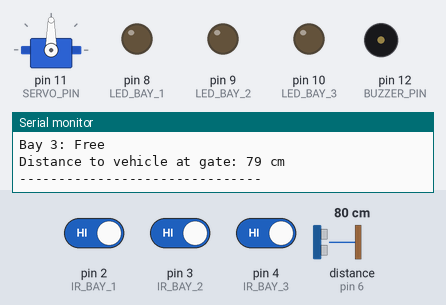
Simulated run of this sketch. Board: Arduino Uno, built with avr-gcc and run on an emulated ATmega328P. On the bench: servo, output pins drawn as LEDs (lit = HIGH), buzzer (waves = sounding, pin HIGH), the last lines printed to the serial monitor. Wiring (inferred from the names in the program): ultrasonic range finder: trigger pin 5; echo pin 6. The test bench sets the inputs (shaded band); at power-on: distance to the obstacle (sensor on pin 6) 80 cm, pin 2 (IR_BAY_1) HIGH, pin 3 (IR_BAY_2) HIGH, pin 4 (IR_BAY_3) HIGH. The echo pulse lasts 58.3 µs per cm; pins used as bus, display or sensor lines are not drawn.

Above: at 1.4 s.
1.5 s: distance to the obstacle (sensor on pin 6) set to 33 cm
3.0 s: distance to the obstacle (sensor on pin 6) set to 27 cm
At 4.6 s:
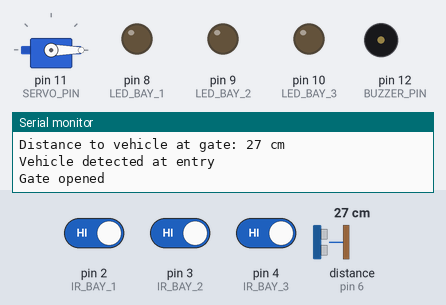
4.9 s: pin 2 (IR_BAY_1) driven LOW
At 7.92 s:
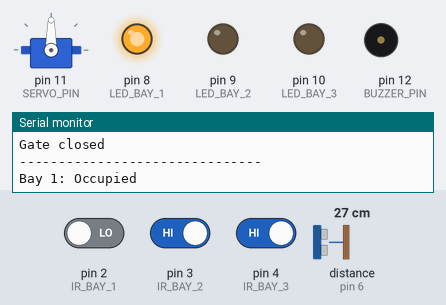
8.0 s: pin 3 (IR_BAY_2) driven LOW and pin 4 (IR_BAY_3) driven LOW
11.1 s: pin 3 (IR_BAY_2) driven HIGH
At 13.4 s:
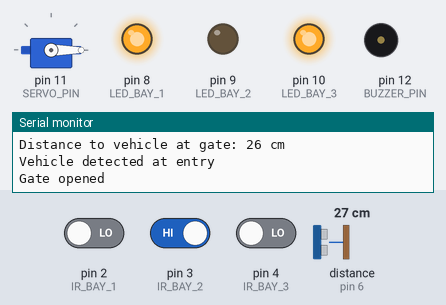
14.0 s: pin 3 (IR_BAY_2) driven LOW
At 17.13 s:
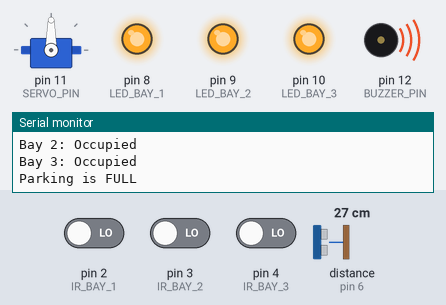
Timing chart, 0 to 18.1 s (numbered marks = the images above; inputs shaded):
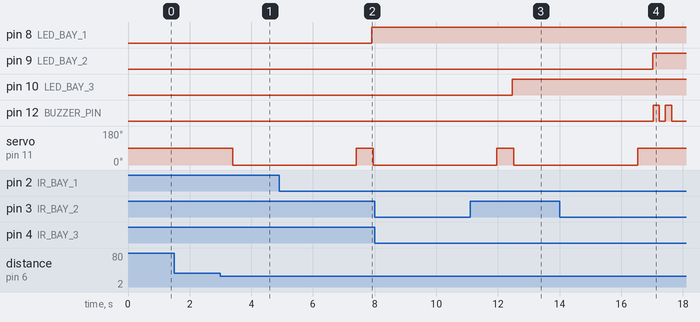

Measured:
- the behaviour switches between 31 and 30 cm on distance to the obstacle (sensor on pin 6) (found by bisection; images 0 and 1)
- after the input at 3.0 s, servo on pin 11 (SERVO_PIN): 90° → 0° after 0.40 s
- after the input at 4.9 s, pin 8 (LED_BAY_1): LOW → HIGH after 3.0 s
- after the input at 11.1 s, pin 9 (LED_BAY_2): stays LOW (without the input it goes to HIGH after 1.4 s); pin 12 (BUZZER_PIN): stops changing and stays LOW
- after the input at 14.0 s, pin 9 (LED_BAY_2): LOW → HIGH after 3.0 s; pin 12 (BUZZER_PIN): alternates HIGH for 0.20 s and LOW for 0.20 s, starting after 3.0 s; servo on pin 11 (SERVO_PIN): goes on until 16.5 s, then stays 90°

The sketch:

parking_bay_monitoring_system.ino
```cpp
#include <Servo.h>

// ==========================
// Parking Bay Monitoring System
// ==========================
// 3 IR sensors, 3 LEDs, 1 ultrasonic sensor, 1 servo motor, 1 buzzer

// IR sensor pins
const int IR_BAY_1 = 2;
const int IR_BAY_2 = 3;
const int IR_BAY_3 = 4;

// LED pins (one LED per bay)
const int LED_BAY_1 = 8;
const int LED_BAY_2 = 9;
const int LED_BAY_3 = 10;

// Ultrasonic sensor pins
const int TRIG_PIN = 5;
const int ECHO_PIN = 6;

// Servo and buzzer pins
const int SERVO_PIN = 11;
const int BUZZER_PIN = 12;

// Servo angles
const int SERVO_CLOSED_ANGLE = 90;
const int SERVO_OPEN_ANGLE = 0;

// Timing settings
const unsigned long GATE_OPEN_TIME = 4000;   // 4 seconds
const unsigned long BUZZER_BLIP_TIME = 300;  // 300 ms
const int ULTRASONIC_DISTANCE_THRESHOLD = 30; // cm

Servo gateServo;

bool isBayOccupied(int irPin) {
  // IR sensor usually LOW when object is detected
  return digitalRead(irPin) == LOW;
}

int readDistanceCm() {
  digitalWrite(TRIG_PIN, LOW);
  delayMicroseconds(2);
  digitalWrite(TRIG_PIN, HIGH);
  delayMicroseconds(10);
  digitalWrite(TRIG_PIN, LOW);

  long duration = pulseIn(ECHO_PIN, HIGH, 25000); // 25 ms timeout
  if (duration == 0) {
    return 999; // no reading
  }

  float distance = duration * 0.0343 / 2.0;
  return (int)distance;
}

void updateBayStatus(int irPin, int ledPin, const char* bayName) {
  bool occupied = isBayOccupied(irPin);
  digitalWrite(ledPin, occupied ? HIGH : LOW);

  if (occupied) {
    Serial.print(bayName);
    Serial.println(" is occupied");
  } else {
    Serial.print(bayName);
    Serial.println(" is free");
  }
}

void openGate() {
  gateServo.write(SERVO_OPEN_ANGLE);
  Serial.println("Gate opened");
}

void closeGate() {
  gateServo.write(SERVO_CLOSED_ANGLE);
  Serial.println("Gate closed");
}

void beepBuzzer(int durationMs) {
  digitalWrite(BUZZER_PIN, HIGH);
  delay(durationMs);
  digitalWrite(BUZZER_PIN, LOW);
}

void setup() {
  Serial.begin(9600);

  pinMode(IR_BAY_1, INPUT);
  pinMode(IR_BAY_2, INPUT);
  pinMode(IR_BAY_3, INPUT);

  pinMode(LED_BAY_1, OUTPUT);
  pinMode(LED_BAY_2, OUTPUT);
  pinMode(LED_BAY_3, OUTPUT);

  pinMode(TRIG_PIN, OUTPUT);
  pinMode(ECHO_PIN, INPUT);
  pinMode(BUZZER_PIN, OUTPUT);

  gateServo.attach(SERVO_PIN);
  closeGate();

  Serial.println("Parking Bay Monitoring System Started");
  Serial.println("-------------------------------");
}

void loop() {
  bool bay1Occupied = isBayOccupied(IR_BAY_1);
  bool bay2Occupied = isBayOccupied(IR_BAY_2);
  bool bay3Occupied = isBayOccupied(IR_BAY_3);

  // Update LED indicators
  digitalWrite(LED_BAY_1, bay1Occupied ? HIGH : LOW);
  digitalWrite(LED_BAY_2, bay2Occupied ? HIGH : LOW);
  digitalWrite(LED_BAY_3, bay3Occupied ? HIGH : LOW);

  // Check overall parking status
  bool parkingFull = bay1Occupied && bay2Occupied && bay3Occupied;

  Serial.print("Bay 1: "); Serial.println(bay1Occupied ? "Occupied" : "Free");
  Serial.print("Bay 2: "); Serial.println(bay2Occupied ? "Occupied" : "Free");
  Serial.print("Bay 3: "); Serial.println(bay3Occupied ? "Occupied" : "Free");

  if (parkingFull) {
    Serial.println("Parking is FULL");
    beepBuzzer(200);
    delay(200);
    beepBuzzer(200);
    Serial.println("Barrier remains closed");
    closeGate();
  } else {
    int distance = readDistanceCm();
    Serial.print("Distance to vehicle at gate: ");
    Serial.print(distance);
    Serial.println(" cm");

    if (distance < ULTRASONIC_DISTANCE_THRESHOLD) {
      Serial.println("Vehicle detected at entry");
      openGate();
      delay(GATE_OPEN_TIME);
      closeGate();
    }
  }

  Serial.println("-------------------------------");
  delay(500);
}
```
